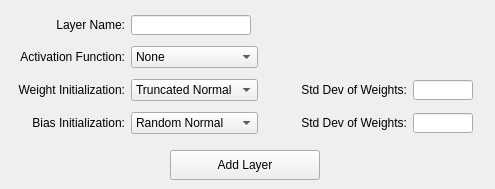
          <widget class="QWidget" name="tabOutput">
           <attribute name="title">
            <string>Output</string>
           </attribute>
           <widget class="QWidget" name="gridLayoutWidget_7">
            <property name="geometry">
             <rect>
              <x>10</x>
              <y>10</y>
              <width>476</width>
              <height>131</height>
             </rect>
            </property>
            <layout class="QGridLayout" name="gridLayout_7">
             <item row="0" column="1">
              <widget class="QLineEdit" name="txtOutputName">
               <property name="minimumSize">
                <size>
                 <width>120</width>
                 <height>20</height>
                </size>
               </property>
               <property name="maximumSize">
                <size>
                 <width>120</width>
                 <height>20</height>
                </size>
               </property>
              </widget>
             </item>
             <item row="1" column="3">
              <spacer name="horizontalSpacer_4">
               <property name="orientation">
                <enum>Qt::Horizontal</enum>
               </property>
               <property name="sizeType">
                <enum>QSizePolicy::Fixed</enum>
               </property>
               <property name="sizeHint" stdset="0">
                <size>
                 <width>15</width>
                 <height>20</height>
                </size>
               </property>
              </spacer>
             </item>
             <item row="3" column="4">
              <widget class="QLabel" name="lblOutputStDev">
               <property name="text">
                <string>Std Dev of Weights:</string>
               </property>
               <property name="alignment">
                <set>Qt::AlignRight|Qt::AlignTrailing|Qt::AlignVCenter</set>
               </property>
              </widget>
             </item>
             <item row="0" column="0">
              <widget class="QLabel" name="lblOutputName">
               <property name="text">
                <string>Layer Name:</string>
               </property>
               <property name="alignment">
                <set>Qt::AlignRight|Qt::AlignTrailing|Qt::AlignVCenter</set>
               </property>
              </widget>
             </item>
             <item row="1" column="0">
              <widget class="QLabel" name="lblOutputActFunction">
               <property name="text">
                <string>Activation Function:</string>
               </property>
               <property name="alignment">
                <set>Qt::AlignRight|Qt::AlignTrailing|Qt::AlignVCenter</set>
               </property>
              </widget>
             </item>
             <item row="3" column="5">
              <widget class="QLineEdit" name="txtOutputStdDev">
               <property name="sizePolicy">
                <sizepolicy hsizetype="Fixed" vsizetype="Fixed">
                 <horstretch>0</horstretch>
                 <verstretch>0</verstretch>
                </sizepolicy>
               </property>
               <property name="minimumSize">
                <size>
                 <width>60</width>
                 <height>20</height>
                </size>
               </property>
               <property name="maximumSize">
                <size>
                 <width>60</width>
                 <height>20</height>
                </size>
               </property>
              </widget>
             </item>
             <item row="3" column="6">
              <widget class="QLabel" name="hlpOutputStdDev">
               <property name="sizePolicy">
                <sizepolicy hsizetype="Fixed" vsizetype="Preferred">
                 <horstretch>0</horstretch>
                 <verstretch>0</verstretch>
                </sizepolicy>
               </property>
               <property name="text">
                <string/>
               </property>
               <property name="pixmap">
                <pixmap>Icons/help.png</pixmap>
               </property>
              </widget>
             </item>
             <item row="3" column="2">
              <widget class="QLabel" name="hlpOutputWeightInit">
               <property name="sizePolicy">
                <sizepolicy hsizetype="Fixed" vsizetype="Preferred">
                 <horstretch>0</horstretch>
                 <verstretch>0</verstretch>
                </sizepolicy>
               </property>
               <property name="text">
                <string/>
               </property>
               <property name="pixmap">
                <pixmap>Icons/help.png</pixmap>
               </property>
              </widget>
             </item>
             <item row="3" column="1">
              <widget class="QComboBox" name="cbxOutputWeightInit">
               <item>
                <property name="text">
                 <string>Truncated Normal</string>
                </property>
               </item>
               <item>
                <property name="text">
                 <string>Random Normal</string>
                </property>
               </item>
              </widget>
             </item>
             <item row="3" column="0">
              <widget class="QLabel" name="lblOutputWeightInit">
               <property name="text">
                <string>Weight Initialization:</string>
               </property>
               <property name="alignment">
                <set>Qt::AlignRight|Qt::AlignTrailing|Qt::AlignVCenter</set>
               </property>
              </widget>
             </item>
             <item row="1" column="1">
              <widget class="QComboBox" name="cbxOutputActFunction">
               <item>
                <property name="text">
                 <string>None</string>
                </property>
               </item>
               <item>
                <property name="text">
                 <string>Rectified Linear</string>
                </property>
               </item>
               <item>
                <property name="text">
                 <string>Sigmoid</string>
                </property>
               </item>
               <item>
                <property name="text">
                 <string>Tanh</string>
                </property>
               </item>
              </widget>
             </item>
             <item row="1" column="2">
              <widget class="QLabel" name="hlpOutputActFunc">
               <property name="sizePolicy">
                <sizepolicy hsizetype="Fixed" vsizetype="Preferred">
                 <horstretch>0</horstretch>
                 <verstretch>0</verstretch>
                </sizepolicy>
               </property>
               <property name="text">
                <string/>
               </property>
               <property name="pixmap">
                <pixmap>Icons/help.png</pixmap>
               </property>
              </widget>
             </item>
             <item row="4" column="0">
              <widget class="QLabel" name="lblOutputBiasInit">
               <property name="text">
                <string>Bias Initialization:</string>
               </property>
               <property name="alignment">
                <set>Qt::AlignRight|Qt::AlignTrailing|Qt::AlignVCenter</set>
               </property>
              </widget>
             </item>
             <item row="4" column="1">
              <widget class="QComboBox" name="cbxOutputBiasInit">
               <item>
                <property name="text">
                 <string>Random Normal</string>
                </property>
               </item>
               <item>
                <property name="text">
                 <string>Truncated Normal</string>
                </property>
               </item>
               <item>
                <property name="text">
                 <string>Zeros</string>
                </property>
               </item>
               <item>
                <property name="text">
                 <string>Constant</string>
                </property>
               </item>
              </widget>
             </item>
             <item row="4" column="4">
              <widget class="QLabel" name="lblOutputBiasVal">
               <property name="text">
                <string>Std Dev of Weights:</string>
               </property>
               <property name="alignment">
                <set>Qt::AlignRight|Qt::AlignTrailing|Qt::AlignVCenter</set>
               </property>
              </widget>
             </item>
             <item row="4" column="5">
              <widget class="QLineEdit" name="txtOutputBiasVal">
               <property name="sizePolicy">
                <sizepolicy hsizetype="Fixed" vsizetype="Fixed">
                 <horstretch>0</horstretch>
                 <verstretch>0</verstretch>
                </sizepolicy>
               </property>
               <property name="minimumSize">
                <size>
                 <width>60</width>
                 <height>20</height>
                </size>
               </property>
               <property name="maximumSize">
                <size>
                 <width>60</width>
                 <height>20</height>
                </size>
               </property>
              </widget>
             </item>
             <item row="4" column="2">
              <widget class="QLabel" name="hlpOutputBiasInit">
               <property name="sizePolicy">
                <sizepolicy hsizetype="Fixed" vsizetype="Preferred">
                 <horstretch>0</horstretch>
                 <verstretch>0</verstretch>
                </sizepolicy>
               </property>
               <property name="text">
                <string/>
               </property>
               <property name="pixmap">
                <pixmap>Icons/help.png</pixmap>
               </property>
              </widget>
             </item>
             <item row="4" column="6">
              <widget class="QLabel" name="hlpOutputBiasVal">
               <property name="sizePolicy">
                <sizepolicy hsizetype="Fixed" vsizetype="Preferred">
                 <horstretch>0</horstretch>
                 <verstretch>0</verstretch>
                </sizepolicy>
               </property>
               <property name="text">
                <string/>
               </property>
               <property name="pixmap">
                <pixmap>Icons/help.png</pixmap>
               </property>
              </widget>
             </item>
            </layout>
           </widget>
           <widget class="QPushButton" name="btnAddOutput">
            <property name="geometry">
             <rect>
              <x>170</x>
              <y>150</y>
              <width>150</width>
              <height>30</height>
             </rect>
            </property>
            <property name="minimumSize">
             <size>
              <width>150</width>
              <height>30</height>
             </size>
            </property>
            <property name="maximumSize">
             <size>
              <width>150</width>
              <height>30</height>
             </size>
            </property>
            <property name="text">
             <string>Add Layer</string>
            </property>
           </widget>
          </widget>
